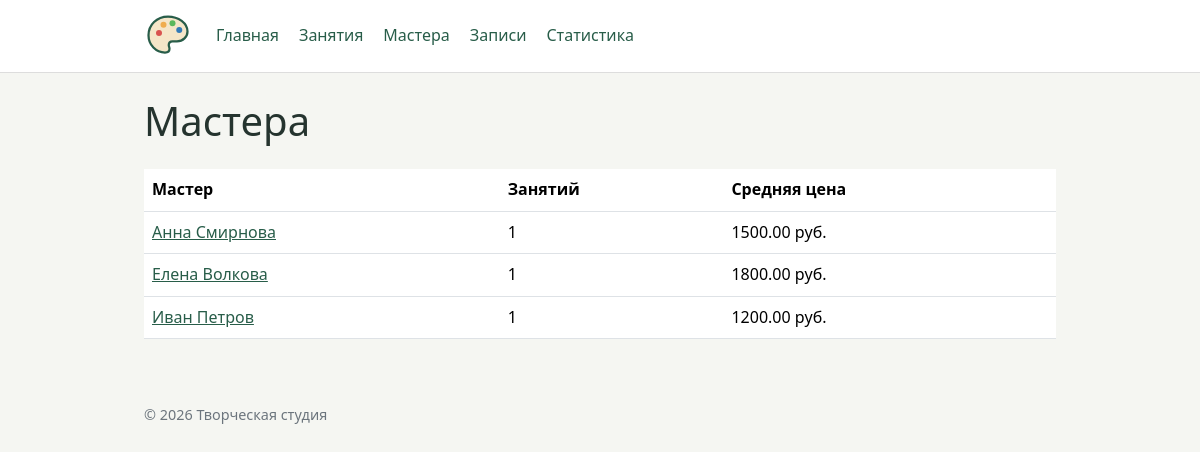
/workshops/masters/, run on the app's committed database.
### workshops/views.py (the view)
# urls.py: path("masters/", views.master_list, name="masters"),
@require_safe
def master_list(request: HttpRequest) -> HttpResponse:
    context = {
        "masters": fetch_all(MASTERS_QUERY),
    }
    return render(request, "workshops/master_list.html", context)

### db/database.py (called while the page is built)
def get_connection(db_path: Path | None = None) -> sqlite3.Connection:
    conn = sqlite3.connect(db_path or DB_PATH)
    conn.execute("PRAGMA foreign_keys = ON")
    return conn

def fetch_all(query: str, params: list | tuple = ()) -> list[sqlite3.Row]:
    conn = get_connection()
    conn.row_factory = sqlite3.Row
    try:
        return conn.execute(query, params).fetchall()
    finally:
        conn.close()

### workshops/templates/workshops/master_list.html (shortened to what this page needs)
{% extends "base.html" %}
{% block content %}
    <h1>Мастера</h1>
    <table class="table bg-white">
        <thead>
            <tr>
                <th>Мастер</th>
                <th>Занятий</th>
                <th>Средняя цена</th>
            </tr>
        </thead>
        <tbody>
            {% for master in masters %}
                <tr>
                    <td><a href="{% url 'workshops:list' %}?master={{ master.id }}">{{ master.name }}</a></td>
                    <td>{{ master.workshops_count }}</td>
                    <td>{{ master.average_price|default:0|floatformat:"2u" }} руб.</td>
                </tr>
            {% empty %}
                <tr>
                    <td colspan="3">Мастеров нет.</td>
                </tr>
            {% endfor %}
        </tbody>
    </table>
{% endblock %}

### templates/base.html (shortened to what this page needs)
{% load static %}
<!DOCTYPE html>
<html lang="ru">
<head>
    <link rel="stylesheet"
          href="https://cdn.jsdelivr.net/npm/bootstrap@5.3.8/dist/css/bootstrap.min.css">
    <link rel="stylesheet" href="{% static 'homepage/css/style.css' %}">
</head>
<body>
    <header class="site-header">
        <div class="container site-header-inner">
            <img src="{% static 'homepage/img/logo.svg' %}"
                 alt="Творческая студия" class="site-logo">
            {% include "includes/navigation.html" %}
        </div>
    </header>
    <main class="container">
        {% block content %}{% endblock %}
    </main>
    <footer class="container site-footer">
        <p>© <span id="current-year"></span> Творческая студия</p>
    </footer>
</body>
</html>

### templates/includes/navigation.html
<nav class="site-nav" aria-label="Основная навигация">
    <a href="{% url 'homepage:index' %}">Главная</a>
    <a href="{% url 'workshops:list' %}">Занятия</a>
    <a href="{% url 'workshops:masters' %}">Мастера</a>
    <a href="{% url 'bookings:list' %}">Записи</a>
    <a href="{% url 'bookings:statistics' %}">Статистика</a>
</nav>

### homepage/static/homepage/css/style.css (style rules this page uses)
body { min-height: 100vh; margin: 0; font-family: system-ui, sans-serif; line-height: 1.6; color: #25342f; background: #f5f6f2; }
a { color: #285d49; }
h1 { margin-bottom: 24px; }
.container { max-width: 960px; margin: auto; padding: 24px; }
.site-header { background: #fff; border-bottom: 1px solid #ddd; }
.site-header-inner { display: flex; align-items: center; gap: 24px; padding-top: 12px; padding-bottom: 12px; }
.site-logo { width: 48px; height: auto; }
.site-nav { display: flex; flex-wrap: wrap; gap: 20px; }
.site-nav a { color: #285d49; text-decoration: none; }
.site-footer { color: #6c757d; font-size: 0.9rem; }

### data on the page
masters: name "Анна Смирнова", workshops_count "1", average_price "1500.00"
masters: name "Елена Волкова", workshops_count "1", average_price "1800.00"
masters: name "Иван Петров", workshops_count "1", average_price "1200.00"
